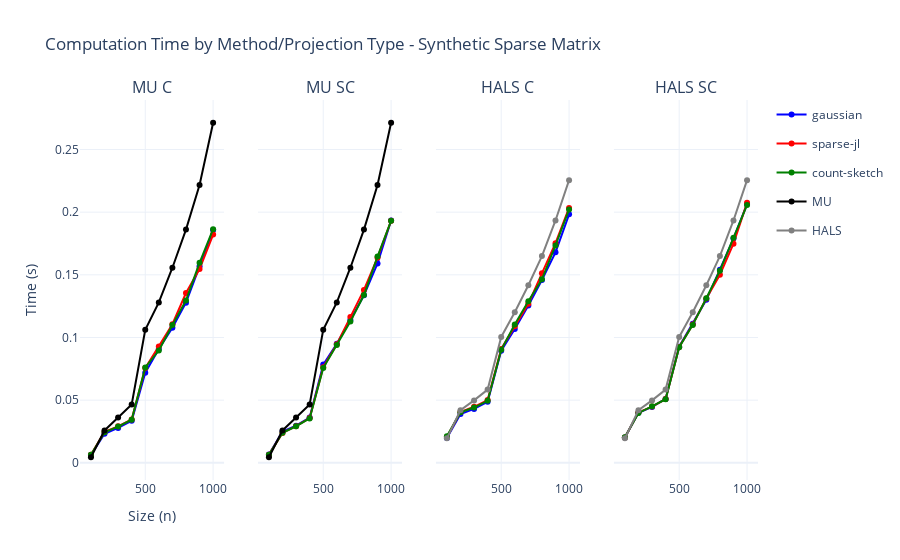

Notebook code cell kept with this figure:
### Markdown cell above
*ii) sparse*

### Code cell
sparse = stats[(stats['Density'] == 'sparse') & (stats['Projection Type'] != '')]

fig = make_subplots(rows = 1,cols = 4,shared_xaxes = True,shared_yaxes=True,subplot_titles=sparse['Method'].unique())

projection_colors = {
    'gaussian': 'blue',
    'sparse-jl': 'red',
    'count-sketch': 'green',
}

for i, method in enumerate(sparse['Method'].unique()):
    for j, projection in enumerate(sparse['Projection Type'].unique()):
        _df = sparse[(sparse['Method'] == method) & (sparse['Projection Type'] == projection)]
        fig.add_trace(
            go.Scatter(
                x = _df['Size'],
                y = _df['Time'],
                name = f'{projection}',
                legendgroup=projection,  # Group by projection type
                line = dict(color=projection_colors[projection]),  # Color by projection
                showlegend = (i == 0),
            ),
            row = 1, col = i + 1,
            
        )
mu_dense = stats[(stats['Method'] == 'MU') & (stats['Density'] == "sparse")]

for i in range(2):
    fig.add_trace(
        go.Scatter(
            x = mu_dense['Size'],
            y = mu_dense['Time'],
            name = 'MU',
            showlegend = (i == 0),
            line = dict(color='black'),
            legendgroup = 'MU'
        ),
        row = 1,col= i+1
    )


hals_dense = stats[(stats['Method'] == 'HALS') & (stats['Density'] == "sparse")]
for i in range(2,4):
    fig.add_trace(
        go.Scatter(
            x = hals_dense['Size'],
            y = hals_dense['Time'],
            name = 'HALS',
            showlegend = (i == 2),
            line = dict(color='grey'),
            legendgroup = 'HALS'
        ),
        row = 1,col= i+1
    )


fig.update_layout(
    title = 'Computation Time by Method/Projection Type - Synthetic Sparse Matrix',
    xaxis_title = 'Size (n)',
    yaxis_title = 'Time (s)',
    template = 'plotly_white'
)
fig.show()

### Figure 1 — Plotly figure (JSON) as saved in the notebook; plotly's stock layout.template omitted (floating-point values rounded to 4 significant figures)
{"data": [{"legendgroup": "gaussian", "line": {"color": "blue"}, "name": "gaussian", "showlegend": true, "type": "scatter", "x": [100, 200, 300, 400, 500, 600, 700, 800, 900, 1000], "xaxis": "x", "y": [0.006255, 0.02324, 0.02784, 0.03351, 0.07189, 0.09087, 0.1077, 0.1278, 0.1568, 0.1857], "yaxis": "y"}, {"legendgroup": "sparse-jl", "line": {"color": "red"}, "name": "sparse-jl", "showlegend": true, "type": "scatter", "x": [100, 200, 300, 400, 500, 600, 700, 800, 900, 1000], "xaxis": "x", "y": [0.006529, 0.0247, 0.0291, 0.03461, 0.07563, 0.09273, 0.1106, 0.1354, 0.1546, 0.1821], "yaxis": "y"}, {"legendgroup": "count-sketch", "line": {"color": "green"}, "name": "count-sketch", "showlegend": true, "type": "scatter", "x": [100, 200, 300, 400, 500, 600, 700, 800, 900, 1000], "xaxis": "x", "y": [0.006427, 0.02437, 0.02891, 0.03437, 0.07606, 0.08957, 0.11, 0.1296, 0.1595, 0.1864], "yaxis": "y"}, {"legendgroup": "gaussian", "line": {"color": "blue"}, "name": "gaussian", "showlegend": false, "type": "scatter", "x": [100, 200, 300, 400, 500, 600, 700, 800, 900, 1000], "xaxis": "x2", "y": [0.006698, 0.0249, 0.02962, 0.03617, 0.07838, 0.09501, 0.114, 0.1337, 0.1591, 0.1933], "yaxis": "y2"}, {"legendgroup": "sparse-jl", "line": {"color": "red"}, "name": "sparse-jl", "showlegend": false, "type": "scatter", "x": [100, 200, 300, 400, 500, 600, 700, 800, 900, 1000], "xaxis": "x2", "y": [0.006539, 0.02389, 0.02922, 0.03568, 0.0763, 0.09463, 0.1163, 0.138, 0.1637, 0.1931], "yaxis": "y2"}, {"legendgroup": "count-sketch", "line": {"color": "green"}, "name": "count-sketch", "showlegend": false, "type": "scatter", "x": [100, 200, 300, 400, 500, 600, 700, 800, 900, 1000], "xaxis": "x2", "y": [0.006505, 0.02397, 0.0292, 0.03543, 0.07559, 0.0941, 0.1127, 0.1338, 0.1645, 0.1931], "yaxis": "y2"}, {"legendgroup": "gaussian", "line": {"color": "blue"}, "name": "gaussian", "showlegend": false, "type": "scatter", "x": [100, 200, 300, 400, 500, 600, 700, 800, 900, 1000], "xaxis": "x3", "y": [0.0199, 0.03887, 0.04302, 0.04866, 0.08943, 0.1067, 0.1255, 0.1459, 0.1679, 0.1983], "yaxis": "y3"}, {"legendgroup": "sparse-jl", "line": {"color": "red"}, "name": "sparse-jl", "showlegend": false, "type": "scatter", "x": [100, 200, 300, 400, 500, 600, 700, 800, 900, 1000], "xaxis": "x3", "y": [0.02056, 0.04049, 0.04471, 0.05004, 0.09089, 0.1091, 0.1268, 0.1512, 0.1753, 0.2033], "yaxis": "y3"}, {"legendgroup": "count-sketch", "line": {"color": "green"}, "name": "count-sketch", "showlegend": false, "type": "scatter", "x": [100, 200, 300, 400, 500, 600, 700, 800, 900, 1000], "xaxis": "x3", "y": [0.02125, 0.04026, 0.0441, 0.04947, 0.09013, 0.1104, 0.1289, 0.1464, 0.1735, 0.2021], "yaxis": "y3"}, {"legendgroup": "gaussian", "line": {"color": "blue"}, "name": "gaussian", "showlegend": false, "type": "scatter", "x": [100, 200, 300, 400, 500, 600, 700, 800, 900, 1000], "xaxis": "x4", "y": [0.02015, 0.03993, 0.04459, 0.05102, 0.09265, 0.111, 0.13, 0.1541, 0.1789, 0.2065], "yaxis": "y4"}, {"legendgroup": "sparse-jl", "line": {"color": "red"}, "name": "sparse-jl", "showlegend": false, "type": "scatter", "x": [100, 200, 300, 400, 500, 600, 700, 800, 900, 1000], "xaxis": "x4", "y": [0.02027, 0.04021, 0.04485, 0.05087, 0.09251, 0.1104, 0.1312, 0.1501, 0.1748, 0.2075], "yaxis": "y4"}, {"legendgroup": "count-sketch", "line": {"color": "green"}, "name": "count-sketch", "showlegend": false, "type": "scatter", "x": [100, 200, 300, 400, 500, 600, 700, 800, 900, 1000], "xaxis": "x4", "y": [0.02036, 0.03983, 0.04509, 0.05073, 0.09231, 0.1101, 0.1313, 0.1533, 0.1795, 0.2057], "yaxis": "y4"}, {"legendgroup": "MU", "line": {"color": "black"}, "name": "MU", "showlegend": true, "type": "scatter", "x": [100, 200, 300, 400, 500, 600, 700, 800, 900, 1000], "xaxis": "x", "y": [0.004461, 0.02586, 0.03625, 0.04661, 0.1062, 0.128, 0.1557, 0.1861, 0.2217, 0.2713], "yaxis": "y"}, {"legendgroup": "MU", "line": {"color": "black"}, "name": "MU", "showlegend": false, "type": "scatter", "x": [100, 200, 300, 400, 500, 600, 700, 800, 900, 1000], "xaxis": "x2", "y": [0.004461, 0.02586, 0.03625, 0.04661, 0.1062, 0.128, 0.1557, 0.1861, 0.2217, 0.2713], "yaxis": "y2"}, {"legendgroup": "HALS", "line": {"color": "grey"}, "name": "HALS", "showlegend": true, "type": "scatter", "x": [100, 200, 300, 400, 500, 600, 700, 800, 900, 1000], "xaxis": "x3", "y": [0.01955, 0.04197, 0.04981, 0.05842, 0.1005, 0.1202, 0.1417, 0.1649, 0.1934, 0.2255], "yaxis": "y3"}, {"legendgroup": "HALS", "line": {"color": "grey"}, "name": "HALS", "showlegend": false, "type": "scatter", "x": [100, 200, 300, 400, 500, 600, 700, 800, 900, 1000], "xaxis": "x4", "y": [0.01955, 0.04197, 0.04981, 0.05842, 0.1005, 0.1202, 0.1417, 0.1649, 0.1934, 0.2255], "yaxis": "y4"}], "layout": {"annotations": [{"font": {"size": 16}, "showarrow": false, "text": "MU C", "x": 0.1062, "xanchor": "center", "xref": "paper", "y": 1, "yanchor": "bottom", "yref": "paper"}, {"font": {"size": 16}, "showarrow": false, "text": "MU SC", "x": 0.3688, "xanchor": "center", "xref": "paper", "y": 1, "yanchor": "bottom", "yref": "paper"}, {"font": {"size": 16}, "showarrow": false, "text": "HALS C", "x": 0.6313, "xanchor": "center", "xref": "paper", "y": 1, "yanchor": "bottom", "yref": "paper"}, {"font": {"size": 16}, "showarrow": false, "text": "HALS SC", "x": 0.8938, "xanchor": "center", "xref": "paper", "y": 1, "yanchor": "bottom", "yref": "paper"}], "title": {"text": "Computation Time by Method/Projection Type - Synthetic Sparse Matrix"}, "xaxis": {"anchor": "y", "domain": [0, 0.2125], "title": {"text": "Size (n)"}}, "xaxis2": {"anchor": "y2", "domain": [0.2625, 0.475]}, "xaxis3": {"anchor": "y3", "domain": [0.525, 0.7375]}, "xaxis4": {"anchor": "y4", "domain": [0.7875, 1]}, "yaxis": {"anchor": "x", "domain": [0, 1], "title": {"text": "Time (s)"}}, "yaxis2": {"anchor": "x2", "domain": [0, 1], "matches": "y", "showticklabels": false}, "yaxis3": {"anchor": "x3", "domain": [0, 1], "matches": "y", "showticklabels": false}, "yaxis4": {"anchor": "x4", "domain": [0, 1], "matches": "y", "showticklabels": false}}}
